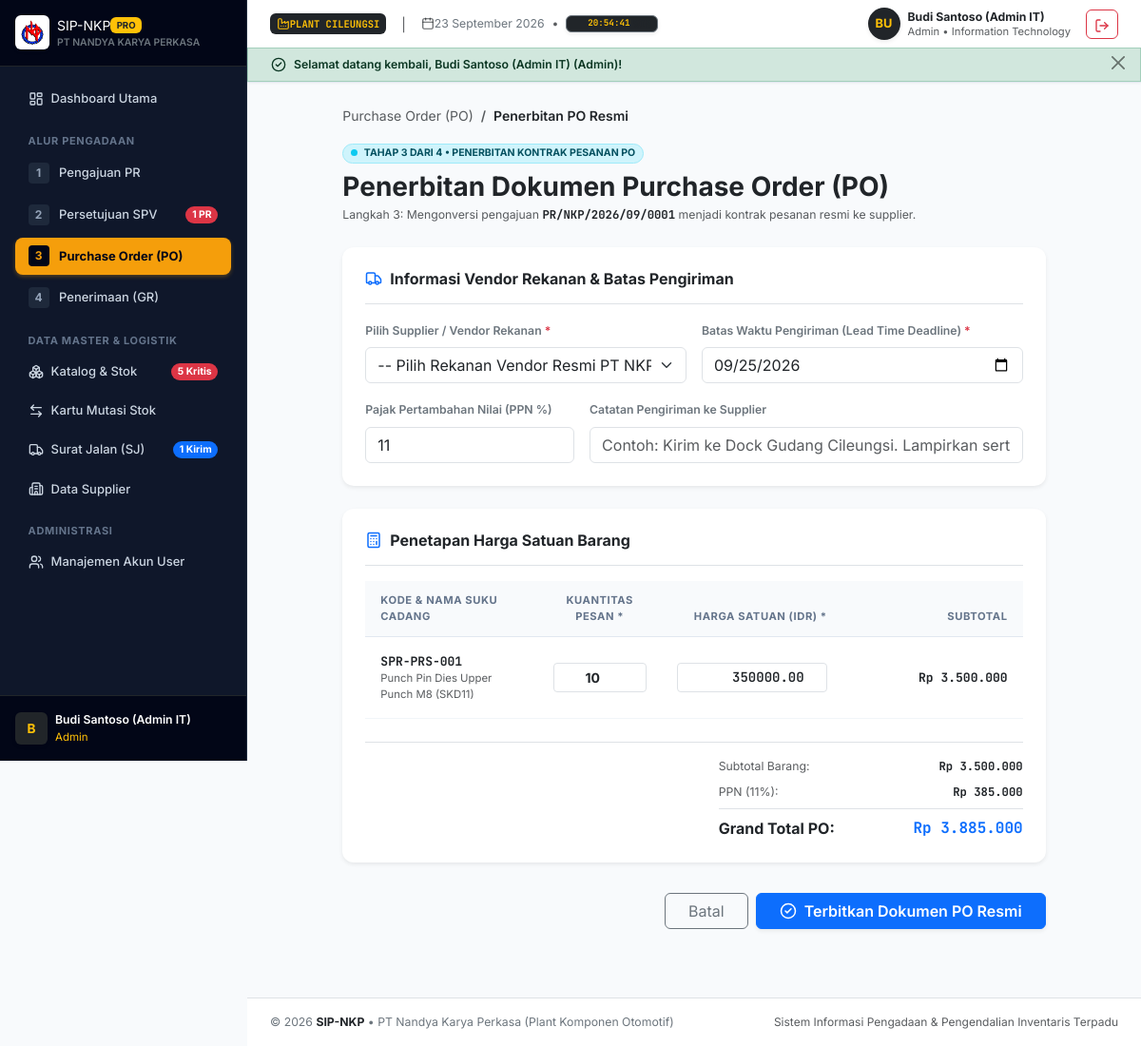
/index.php?page=po-create&pr_id=1 (signed in), run on the app's committed database.
### tables this page shows
CREATE TABLE `purchase_requisitions` (
    `id` INT AUTO_INCREMENT PRIMARY KEY,
    `pr_number` VARCHAR(40) NOT NULL UNIQUE,
    `user_id` INT NOT NULL,
    `approved_by` INT NULL,
    `pr_date` DATE NOT NULL,
    `target_date` DATE NOT NULL,
    `priority` ENUM('Normal', 'Urgent', 'Emergency') NOT NULL DEFAULT 'Normal',
    `status` ENUM('Pending', 'Approved', 'Rejected', 'PO Issued') NOT NULL DEFAULT 'Pending',
    `rejection_notes` TEXT NULL,
    `general_notes` TEXT NULL,
    `created_at` TIMESTAMP DEFAULT CURRENT_TIMESTAMP,
    CONSTRAINT `fk_pr_user` FOREIGN KEY (`user_id`) REFERENCES `users` (`id`) ON DELETE RESTRICT,
    CONSTRAINT `fk_pr_approver` FOREIGN KEY (`approved_by`) REFERENCES `users` (`id`) ON DELETE SET NULL
);

CREATE TABLE `pr_items` (
    `id` INT AUTO_INCREMENT PRIMARY KEY,
    `pr_id` INT NOT NULL,
    `item_id` INT NOT NULL,
    `qty_requested` INT NOT NULL,
    `remarks` VARCHAR(255) NULL,
    CONSTRAINT `fk_pritem_pr` FOREIGN KEY (`pr_id`) REFERENCES `purchase_requisitions` (`id`) ON DELETE CASCADE,
    CONSTRAINT `fk_pritem_item` FOREIGN KEY (`item_id`) REFERENCES `items` (`id`) ON DELETE RESTRICT
);

CREATE TABLE `items` (
    `id` INT AUTO_INCREMENT PRIMARY KEY,
    `item_code` VARCHAR(30) NOT NULL UNIQUE,
    `name` VARCHAR(150) NOT NULL,
    `category` ENUM('Mechanical', 'Electrical', 'Raw Material', 'Consumables', 'Safety/APD') NOT NULL,
    `unit` VARCHAR(20) NOT NULL DEFAULT 'Pcs',
    `stock` INT NOT NULL DEFAULT 0,
    `min_stock` INT NOT NULL DEFAULT 5,
    `location_rack` VARCHAR(50) NOT NULL,
    `unit_price` DECIMAL(15,2) NOT NULL DEFAULT 0.00,
    `created_at` TIMESTAMP DEFAULT CURRENT_TIMESTAMP,
    `updated_at` TIMESTAMP DEFAULT CURRENT_TIMESTAMP ON UPDATE CURRENT_TIMESTAMP
);

### app/Controllers/POController.php (called while the page is built, shortened)
<?php
class POController
{
    public function create(): void
    {
        $prId = (int)($_GET['pr_id'] ?? 0);
        $pr = PurchaseRequisition::findById($prId);
        $prItems = PurchaseRequisition::getItems($prId);
        require __DIR__ . '/../../views/po/create.php';
    }
}

### app/Models/PurchaseRequisition.php (called while the page is built, shortened)
<?php
class PurchaseRequisition
{
    public static function findById(int $id): ?array
    {
        $db = Database::getConnection();
        $stmt = $db->prepare("
            SELECT pr.*,
                   u.name as requester_name, u.department as requester_dept,
                   app.name as approver_name
            FROM purchase_requisitions pr
            JOIN users u ON pr.user_id = u.id
            LEFT JOIN users app ON pr.approved_by = app.id
            WHERE pr.id = :id
            LIMIT 1
        ");
        $stmt->execute(['id' => $id]);
        $pr = $stmt->fetch();
        return $pr ?: null;
    }
    public static function getItems(int $prId): array
    {
        $db = Database::getConnection();
        $stmt = $db->prepare("
            SELECT pri.*, i.item_code, i.name as item_name, i.unit, i.stock as current_stock, i.min_stock, i.unit_price
            FROM pr_items pri
            JOIN items i ON pri.item_id = i.id
            WHERE pri.pr_id = :pr_id
            ORDER BY pri.id ASC
        ");
        $stmt->execute(['pr_id' => $prId]);
        return $stmt->fetchAll();
    }
}

### views/po/create.php (the view, shortened to what this page needs)
<?php
require __DIR__ . '/../layouts/header.php';
?>
<div class="row justify-content-center mb-5">
    <div class="col-xl-10 col-lg-11">
        <nav aria-label="breadcrumb" class="mb-3">
            <ol class="breadcrumb small mb-0">
                <li class="breadcrumb-item"><a href="index.php?page=po" class="text-decoration-none text-muted">Purchase Order (PO)</a></li>
                <li class="breadcrumb-item active text-dark fw-semibold" aria-current="page">Penerbitan PO Resmi</li>
            </ol>
        </nav>
        <div class="d-flex flex-wrap align-items-center justify-content-between gap-3 mb-4">
            <div>
                <div class="mb-2">
                    <span class="badge bg-info-subtle text-info-emphasis border border-info-subtle px-2 py-1 rounded-pill small">
                        <span class="d-inline-block rounded-circle bg-info me-1" style="width: 7px; height: 7px;"></span>
                        TAHAP 3 DARI 4 • PENERBITAN KONTRAK PESANAN PO
                    </span>
                </div>
                <h1 class="h3 fw-bold text-dark mb-1">Penerbitan Dokumen Purchase Order (PO)</h1>
                <p class="text-muted small mb-0">
                    Langkah 3: Mengonversi pengajuan <span class="font-monospace fw-bold text-dark"><?= htmlspecialchars($pr['pr_number']) ?></span> menjadi kontrak pesanan resmi ke supplier.
                </p>
            </div>
        </div>
        <form action="index.php?page=po-store" method="POST">
            <div class="card border-0 shadow-sm mb-4">
                <div class="card-body p-4">
                    <h2 class="h6 fw-bold text-dark pb-3 mb-3 border-bottom d-flex align-items-center gap-2">
                        <i data-lucide="truck" class="text-primary" style="width: 18px; height: 18px;"></i>
                        <span>Informasi Vendor Rekanan & Batas Pengiriman</span>
                    </h2>
                    <div class="row g-3 mb-3">
                        <div class="col-md-6">
                            <label class="form-label small fw-semibold text-secondary">Pilih Supplier / Vendor Rekanan <span class="text-danger">*</span></label>
                            <select name="supplier_id" required class="form-select">
                                <option value="">-- Pilih Rekanan Vendor Resmi PT NKP --</option>
                            </select>
                        </div>
                        <div class="col-md-6">
                            <label class="form-label small fw-semibold text-secondary">Batas Waktu Pengiriman (Lead Time Deadline) <span class="text-danger">*</span></label>
                            <input type="date" name="delivery_deadline" required value="<?= $pr['target_date'] ?>" min="<?= date('Y-m-d') ?>" class="form-control">
                        </div>
                    </div>
                    <div class="row g-3">
                        <div class="col-md-4">
                            <label class="form-label small fw-semibold text-secondary">Pajak Pertambahan Nilai (PPN %)</label>
                            <input type="number" id="tax_percent" name="tax_percent" value="11" step="0.5" oninput="calculateTotals()" class="form-control">
                        </div>
                        <div class="col-md-8">
                            <label class="form-label small fw-semibold text-secondary">Catatan Pengiriman ke Supplier</label>
                            <input type="text" name="notes" placeholder="Contoh: Kirim ke Dock Gudang Cileungsi. Lampirkan sertifikat mutu." class="form-control">
                        </div>
                    </div>
                </div>
            </div>
            <div class="card border-0 shadow-sm mb-4">
                <div class="card-body p-4">
                    <h2 class="h6 fw-bold text-dark pb-3 mb-3 border-bottom d-flex align-items-center gap-2">
                        <i data-lucide="calculator" class="text-primary" style="width: 18px; height: 18px;"></i>
                        <span>Penetapan Harga Satuan Barang</span>
                    </h2>
                    <div class="table-responsive">
                        <table class="table table-hover align-middle mb-0">
                            <thead class="table-light text-secondary text-uppercase small">
                                <tr>
                                    <th class="py-2.5 px-3">Kode & Nama Suku Cadang</th>
                                    <th class="py-2.5 px-3 text-center" style="width: 130px;">Kuantitas Pesan *</th>
                                    <th class="py-2.5 px-3 text-end" style="width: 190px;">Harga Satuan (IDR) *</th>
                                    <th class="py-2.5 px-3 text-end" style="width: 190px;">Subtotal</th>
                                </tr>
                            </thead>
                            <tbody>
                                <?php foreach ($prItems as $idx => $it): ?>
                                <tr class="item-calc-row">
                                    <td class="py-3 px-3">
                                        <div class="font-monospace fw-bold text-dark"><?= htmlspecialchars($it['item_code']) ?></div>
                                        <div class="small text-muted"><?= htmlspecialchars($it['item_name']) ?></div>
                                    </td>
                                    <td class="py-3 px-3">
                                        <input type="number" name="qty_ordered[]" required min="1" value="<?= $it['qty_requested'] ?>"
                                               oninput="calculateTotals()"
                                               class="qty-input form-control form-control-sm text-center fw-bold">
                                    </td>
                                    <td class="py-3 px-3">
                                        <input type="number" name="unit_price[]" required min="0" step="500" value="<?= $it['unit_price'] ?>"
                                               oninput="calculateTotals()"
                                               class="price-input form-control form-control-sm text-end font-monospace fw-semibold">
                                    </td>
                                    <td class="py-3 px-3 text-end font-monospace fw-bold text-dark row-subtotal">
                                    </td>
                                </tr>
                                <?php endforeach; ?>
                            </tbody>
                        </table>
                    </div>
                    <div class="mt-4 pt-3 border-top d-flex justify-content-end">
                        <div style="width: 320px;" class="small">
                            <div class="d-flex justify-content-between text-muted mb-2">
                                <span>Subtotal Barang:</span>
                                <span id="displaySubtotal" class="font-monospace fw-bold text-dark">Rp 0</span>
                            </div>
                            <div class="d-flex justify-content-between text-muted mb-2">
                                <span>PPN (<span id="taxLabel">11</span>%):</span>
                                <span id="displayTax" class="font-monospace fw-bold text-dark">Rp 0</span>
                            </div>
                            <div class="d-flex justify-content-between fs-6 fw-bold text-dark pt-2 border-top">
                                <span>Grand Total PO:</span>
                                <span id="displayGrandTotal" class="font-monospace text-primary">Rp 0</span>
                            </div>
                        </div>
                    </div>
                </div>
            </div>
            <div class="d-flex align-items-center justify-content-end gap-2 pt-2">
                <a href="index.php?page=po" class="btn btn-outline-secondary px-4">
                    Batal
                </a>
                <button type="submit" class="btn btn-primary px-4 fw-semibold d-inline-flex align-items-center gap-2 shadow-sm">
                    <i data-lucide="check-circle-2" style="width: 18px; height: 18px;"></i>
                    <span>Terbitkan Dokumen PO Resmi</span>
                </button>
            </div>
        </form>
    </div>
</div>
<?php require __DIR__ . '/../layouts/footer.php'; ?>

### data on the page
purchase_requisitions: pr_number "PR/NKP/2026/09/0001", delivery_deadline "09/25/2026"
pr_items: item.item_code "SPR-PRS-001", item.name "Punch Pin Dies Upper Punch M8 (SKD11)", qty_requested "10", item.unit_price "350000.00"

### other printed values
$pendingPRCount "1"
$criticalStockCount "5"
$activeDNCount "1"
substr($user['name'] ?? 'U', 0, 1) "B"
$user['name'] "Budi Santoso (Admin IT)"
$user['role'] "Admin"
substr($currentUser['name'] ?? 'U', 0, 2) "BU"
$currentUser['name'] "Budi Santoso (Admin IT)"
$currentUser['role'] "Admin"
$currentUser['department'] "Information Technology"
$flash['message'] "Selamat datang kembali, Budi Santoso (Admin IT) (Admin)!"
